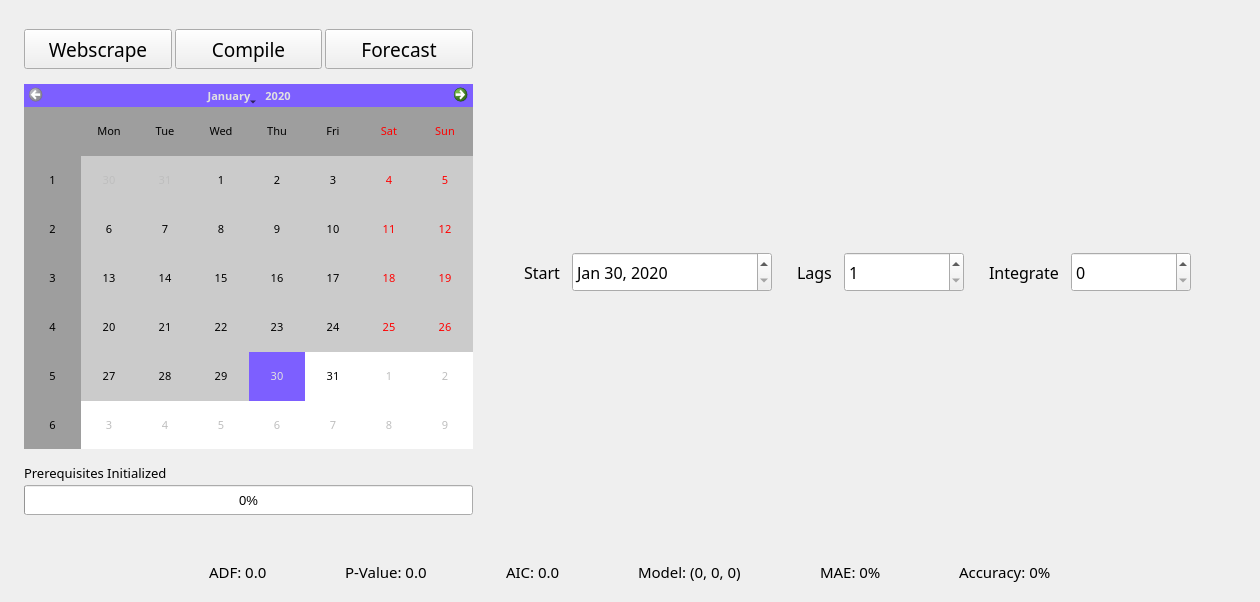
<?xml version="1.0" encoding="UTF-8"?>
<ui version="4.0">
 <class>MainWindow</class>
 <widget class="QMainWindow" name="MainWindow">
  <property name="geometry">
   <rect>
    <x>0</x>
    <y>0</y>
    <width>1260</width>
    <height>602</height>
   </rect>
  </property>
  <property name="minimumSize">
   <size>
    <width>1260</width>
    <height>602</height>
   </size>
  </property>
  <property name="font">
   <font>
    <pointsize>9</pointsize>
   </font>
  </property>
  <property name="windowTitle">
   <string>DYNARIMA - A COVID-19 ARIMA FORECASTING TOOL</string>
  </property>
  <property name="windowIcon">
   <iconset>
    <normaloff>DYNARIMA.png</normaloff>DYNARIMA.png</iconset>
  </property>
  <widget class="QWidget" name="centralwidget">
   <layout class="QGridLayout" name="gridLayout">
    <item row="0" column="0">
     <layout class="QVBoxLayout" name="verticalLayout_5">
      <item>
       <layout class="QHBoxLayout" name="horizontalLayout_2" stretch="3,5">
        <item>
         <layout class="QVBoxLayout" name="verticalLayout_3" stretch="0,0,0">
          <property name="spacing">
           <number>15</number>
          </property>
          <property name="leftMargin">
           <number>15</number>
          </property>
          <property name="topMargin">
           <number>20</number>
          </property>
          <item>
           <layout class="QHBoxLayout" name="btn_container">
            <property name="spacing">
             <number>3</number>
            </property>
            <item>
             <widget class="QPushButton" name="btn_webscrape">
              <property name="minimumSize">
               <size>
                <width>0</width>
                <height>40</height>
               </size>
              </property>
              <property name="font">
               <font>
                <family>Segoe UI Variable Display</family>
                <pointsize>14</pointsize>
               </font>
              </property>
              <property name="text">
               <string>Webscrape</string>
              </property>
             </widget>
            </item>
            <item>
             <widget class="QPushButton" name="btn_compile">
              <property name="minimumSize">
               <size>
                <width>0</width>
                <height>40</height>
               </size>
              </property>
              <property name="font">
               <font>
                <family>Segoe UI Variable Display</family>
                <pointsize>14</pointsize>
               </font>
              </property>
              <property name="text">
               <string>Compile</string>
              </property>
             </widget>
            </item>
            <item>
             <widget class="QPushButton" name="btn_forecast">
              <property name="minimumSize">
               <size>
                <width>0</width>
                <height>40</height>
               </size>
              </property>
              <property name="font">
               <font>
                <family>Segoe UI Variable Display</family>
                <pointsize>14</pointsize>
               </font>
              </property>
              <property name="text">
               <string>Forecast</string>
              </property>
             </widget>
            </item>
           </layout>
          </item>
          <item>
           <widget class="QCalendarWidget" name="calendar">
            <property name="minimumSize">
             <size>
              <width>0</width>
              <height>0</height>
             </size>
            </property>
            <property name="palette">
             <palette>
              <active>
               <colorrole role="Base">
                <brush brushstyle="SolidPattern">
                 <color alpha="255">
                  <red>255</red>
                  <green>255</green>
                  <blue>255</blue>
                 </color>
                </brush>
               </colorrole>
               <colorrole role="Window">
                <brush brushstyle="SolidPattern">
                 <color alpha="255">
                  <red>203</red>
                  <green>203</green>
                  <blue>203</blue>
                 </color>
                </brush>
               </colorrole>
               <colorrole role="Highlight">
                <brush brushstyle="SolidPattern">
                 <color alpha="255">
                  <red>125</red>
                  <green>95</green>
                  <blue>255</blue>
                 </color>
                </brush>
               </colorrole>
               <colorrole role="HighlightedText">
                <brush brushstyle="SolidPattern">
                 <color alpha="255">
                  <red>225</red>
                  <green>225</green>
                  <blue>225</blue>
                 </color>
                </brush>
               </colorrole>
               <colorrole role="LinkVisited">
                <brush brushstyle="SolidPattern">
                 <color alpha="255">
                  <red>29</red>
                  <green>209</green>
                  <blue>161</blue>
                 </color>
                </brush>
               </colorrole>
               <colorrole role="AlternateBase">
                <brush brushstyle="SolidPattern">
                 <color alpha="255">
                  <red>158</red>
                  <green>158</green>
                  <blue>158</blue>
                 </color>
                </brush>
               </colorrole>
              </active>
              <inactive>
               <colorrole role="Base">
                <brush brushstyle="SolidPattern">
                 <color alpha="255">
                  <red>255</red>
                  <green>255</green>
                  <blue>255</blue>
                 </color>
                </brush>
               </colorrole>
               <colorrole role="Window">
                <brush brushstyle="SolidPattern">
                 <color alpha="255">
                  <red>203</red>
                  <green>203</green>
                  <blue>203</blue>
                 </color>
                </brush>
               </colorrole>
               <colorrole role="Highlight">
                <brush brushstyle="SolidPattern">
                 <color alpha="255">
                  <red>125</red>
                  <green>95</green>
                  <blue>255</blue>
                 </color>
                </brush>
               </colorrole>
               <colorrole role="HighlightedText">
                <brush brushstyle="SolidPattern">
                 <color alpha="255">
                  <red>225</red>
                  <green>225</green>
                  <blue>225</blue>
                 </color>
                </brush>
               </colorrole>
               <colorrole role="LinkVisited">
                <brush brushstyle="SolidPattern">
                 <color alpha="255">
                  <red>29</red>
                  <green>209</green>
                  <blue>161</blue>
                 </color>
                </brush>
               </colorrole>
               <colorrole role="AlternateBase">
                <brush brushstyle="SolidPattern">
                 <color alpha="255">
                  <red>158</red>
                  <green>158</green>
                  <blue>158</blue>
                 </color>
                </brush>
               </colorrole>
              </inactive>
              <disabled>
               <colorrole role="Base">
                <brush brushstyle="SolidPattern">
                 <color alpha="255">
                  <red>255</red>
                  <green>255</green>
                  <blue>255</blue>
                 </color>
                </brush>
               </colorrole>
               <colorrole role="Window">
                <brush brushstyle="SolidPattern">
                 <color alpha="255">
                  <red>203</red>
                  <green>203</green>
                  <blue>203</blue>
                 </color>
                </brush>
               </colorrole>
               <colorrole role="Highlight">
                <brush brushstyle="SolidPattern">
                 <color alpha="255">
                  <red>56</red>
                  <green>173</green>
                  <blue>169</blue>
                 </color>
                </brush>
               </colorrole>
               <colorrole role="HighlightedText">
                <brush brushstyle="SolidPattern">
                 <color alpha="255">
                  <red>225</red>
                  <green>225</green>
                  <blue>225</blue>
                 </color>
                </brush>
               </colorrole>
               <colorrole role="LinkVisited">
                <brush brushstyle="SolidPattern">
                 <color alpha="255">
                  <red>29</red>
                  <green>209</green>
                  <blue>161</blue>
                 </color>
                </brush>
               </colorrole>
               <colorrole role="AlternateBase">
                <brush brushstyle="SolidPattern">
                 <color alpha="255">
                  <red>158</red>
                  <green>158</green>
                  <blue>158</blue>
                 </color>
                </brush>
               </colorrole>
              </disabled>
             </palette>
            </property>
            <property name="font">
             <font>
              <family>Segoe UI Semibold</family>
              <pointsize>8</pointsize>
             </font>
            </property>
            <property name="cursor">
             <cursorShape>PointingHandCursor</cursorShape>
            </property>
            <property name="selectedDate">
             <date>
              <year>2020</year>
              <month>1</month>
              <day>30</day>
             </date>
            </property>
            <property name="minimumDate">
             <date>
              <year>2020</year>
              <month>1</month>
              <day>30</day>
             </date>
            </property>
            <property name="dateEditEnabled">
             <bool>true</bool>
            </property>
           </widget>
          </item>
          <item>
           <layout class="QVBoxLayout" name="progressbar_container">
            <property name="spacing">
             <number>3</number>
            </property>
            <property name="bottomMargin">
             <number>20</number>
            </property>
            <item>
             <widget class="QLabel" name="progressbar_text">
              <property name="font">
               <font>
                <family>Segoe UI Variable Display</family>
                <pointsize>10</pointsize>
               </font>
              </property>
              <property name="acceptDrops">
               <bool>false</bool>
              </property>
              <property name="autoFillBackground">
               <bool>false</bool>
              </property>
              <property name="text">
               <string>Prerequisites Initialized</string>
              </property>
             </widget>
            </item>
            <item>
             <widget class="QProgressBar" name="progressbar">
              <property name="minimumSize">
               <size>
                <width>0</width>
                <height>30</height>
               </size>
              </property>
              <property name="font">
               <font>
                <pointsize>10</pointsize>
               </font>
              </property>
              <property name="value">
               <number>0</number>
              </property>
             </widget>
            </item>
           </layout>
          </item>
         </layout>
        </item>
        <item>
         <layout class="QVBoxLayout" name="verticalLayout_4" stretch="0,1">
          <property name="spacing">
           <number>8</number>
          </property>
          <property name="topMargin">
           <number>20</number>
          </property>
          <property name="rightMargin">
           <number>20</number>
          </property>
          <property name="bottomMargin">
           <number>20</number>
          </property>
          <item>
           <layout class="QHBoxLayout" name="config_container" stretch="0,0,0,0,0,0,0,0,0,0">
            <property name="spacing">
             <number>12</number>
            </property>
            <property name="sizeConstraint">
             <enum>QLayout::SetDefaultConstraint</enum>
            </property>
            <property name="leftMargin">
             <number>5</number>
            </property>
            <item>
             <spacer name="horizontalSpacer_2">
              <property name="orientation">
               <enum>Qt::Horizontal</enum>
              </property>
              <property name="sizeHint" stdset="0">
               <size>
                <width>40</width>
                <height>20</height>
               </size>
              </property>
             </spacer>
            </item>
            <item>
             <widget class="QLabel" name="config_txt_startdate">
              <property name="font">
               <font>
                <family>Segoe UI Variable Display</family>
                <pointsize>12</pointsize>
               </font>
              </property>
              <property name="text">
               <string>Start</string>
              </property>
             </widget>
            </item>
            <item>
             <widget class="QDateEdit" name="config_startdate">
              <property name="minimumSize">
               <size>
                <width>200</width>
                <height>40</height>
               </size>
              </property>
              <property name="font">
               <font>
                <family>Segoe UI Variable Display</family>
                <pointsize>12</pointsize>
               </font>
              </property>
              <property name="minimumDate">
               <date>
                <year>2020</year>
                <month>1</month>
                <day>30</day>
               </date>
              </property>
              <property name="displayFormat">
               <string>MMM dd, yyyy</string>
              </property>
             </widget>
            </item>
            <item>
             <spacer name="config_spacer1">
              <property name="orientation">
               <enum>Qt::Horizontal</enum>
              </property>
              <property name="sizeHint" stdset="0">
               <size>
                <width>13</width>
                <height>46</height>
               </size>
              </property>
             </spacer>
            </item>
            <item>
             <widget class="QLabel" name="config_txt_lags">
              <property name="font">
               <font>
                <family>Segoe UI Variable Display</family>
                <pointsize>12</pointsize>
               </font>
              </property>
              <property name="text">
               <string>Lags</string>
              </property>
             </widget>
            </item>
            <item>
             <widget class="QSpinBox" name="config_lags">
              <property name="minimumSize">
               <size>
                <width>120</width>
                <height>40</height>
               </size>
              </property>
              <property name="font">
               <font>
                <family>Segoe UI Variable Display</family>
                <pointsize>12</pointsize>
               </font>
              </property>
              <property name="minimum">
               <number>1</number>
              </property>
             </widget>
            </item>
            <item>
             <spacer name="config_spacer2">
              <property name="orientation">
               <enum>Qt::Horizontal</enum>
              </property>
              <property name="sizeHint" stdset="0">
               <size>
                <width>13</width>
                <height>46</height>
               </size>
              </property>
             </spacer>
            </item>
            <item>
             <widget class="QLabel" name="config_txt_integrate">
              <property name="font">
               <font>
                <family>Segoe UI Variable Display</family>
                <pointsize>12</pointsize>
               </font>
              </property>
              <property name="text">
               <string>Integrate</string>
              </property>
             </widget>
            </item>
            <item>
             <widget class="QSpinBox" name="config_integrate">
              <property name="minimumSize">
               <size>
                <width>120</width>
                <height>40</height>
               </size>
              </property>
              <property name="font">
               <font>
                <family>Segoe UI Variable Display</family>
                <pointsize>12</pointsize>
               </font>
              </property>
             </widget>
            </item>
            <item>
             <spacer name="horizontalSpacer_6">
              <property name="orientation">
               <enum>Qt::Horizontal</enum>
              </property>
              <property name="sizeHint" stdset="0">
               <size>
                <width>40</width>
                <height>20</height>
               </size>
              </property>
             </spacer>
            </item>
           </layout>
          </item>
          <item>
           <layout class="QVBoxLayout" name="matplot_container">
            <property name="spacing">
             <number>0</number>
            </property>
            <property name="topMargin">
             <number>0</number>
            </property>
           </layout>
          </item>
         </layout>
        </item>
       </layout>
      </item>
      <item>
       <layout class="QHBoxLayout" name="info_container">
        <property name="spacing">
         <number>15</number>
        </property>
        <property name="sizeConstraint">
         <enum>QLayout::SetDefaultConstraint</enum>
        </property>
        <property name="leftMargin">
         <number>200</number>
        </property>
        <property name="topMargin">
         <number>20</number>
        </property>
        <property name="rightMargin">
         <number>200</number>
        </property>
        <property name="bottomMargin">
         <number>10</number>
        </property>
        <item>
         <widget class="QLabel" name="info_txt_adf">
          <property name="font">
           <font>
            <family>Segoe UI Variable Display</family>
            <pointsize>11</pointsize>
           </font>
          </property>
          <property name="text">
           <string>ADF: 0.0</string>
          </property>
          <property name="indent">
           <number>0</number>
          </property>
         </widget>
        </item>
        <item>
         <spacer name="horizontalSpacer">
          <property name="orientation">
           <enum>Qt::Horizontal</enum>
          </property>
          <property name="sizeHint" stdset="0">
           <size>
            <width>40</width>
            <height>20</height>
           </size>
          </property>
         </spacer>
        </item>
        <item>
         <widget class="QLabel" name="info_txt_pvalue">
          <property name="font">
           <font>
            <family>Segoe UI Variable Display</family>
            <pointsize>11</pointsize>
           </font>
          </property>
          <property name="text">
           <string>P-Value: 0.0</string>
          </property>
          <property name="indent">
           <number>0</number>
          </property>
         </widget>
        </item>
        <item>
         <spacer name="info_spacer_2">
          <property name="font">
           <font>
            <pointsize>11</pointsize>
           </font>
          </property>
          <property name="orientation">
           <enum>Qt::Horizontal</enum>
          </property>
          <property name="sizeHint" stdset="0">
           <size>
            <width>13</width>
            <height>17</height>
           </size>
          </property>
         </spacer>
        </item>
        <item>
         <widget class="QLabel" name="info_txt_aic">
          <property name="font">
           <font>
            <family>Segoe UI Variable Display</family>
            <pointsize>11</pointsize>
           </font>
          </property>
          <property name="text">
           <string>AIC: 0.0</string>
          </property>
          <property name="indent">
           <number>0</number>
          </property>
         </widget>
        </item>
        <item>
         <spacer name="horizontalSpacer_3">
          <property name="orientation">
           <enum>Qt::Horizontal</enum>
          </property>
          <property name="sizeHint" stdset="0">
           <size>
            <width>40</width>
            <height>20</height>
           </size>
          </property>
         </spacer>
        </item>
        <item>
         <widget class="QLabel" name="info_txt_model">
          <property name="font">
           <font>
            <family>Segoe UI Variable Display</family>
            <pointsize>11</pointsize>
           </font>
          </property>
          <property name="text">
           <string>Model: (0, 0, 0)</string>
          </property>
          <property name="indent">
           <number>0</number>
          </property>
         </widget>
        </item>
        <item>
         <spacer name="horizontalSpacer_4">
          <property name="orientation">
           <enum>Qt::Horizontal</enum>
          </property>
          <property name="sizeHint" stdset="0">
           <size>
            <width>40</width>
            <height>20</height>
           </size>
          </property>
         </spacer>
        </item>
        <item>
         <widget class="QLabel" name="info_txt_mae">
          <property name="font">
           <font>
            <family>Segoe UI Variable Display</family>
            <pointsize>11</pointsize>
           </font>
          </property>
          <property name="text">
           <string>MAE: 0%</string>
          </property>
          <property name="indent">
           <number>0</number>
          </property>
         </widget>
        </item>
        <item>
         <spacer name="horizontalSpacer_5">
          <property name="orientation">
           <enum>Qt::Horizontal</enum>
          </property>
          <property name="sizeHint" stdset="0">
           <size>
            <width>40</width>
            <height>20</height>
           </size>
          </property>
         </spacer>
        </item>
        <item>
         <widget class="QLabel" name="info_txt_accuracy">
          <property name="font">
           <font>
            <family>Segoe UI Variable Display</family>
            <pointsize>11</pointsize>
           </font>
          </property>
          <property name="text">
           <string>Accuracy: 0%</string>
          </property>
          <property name="indent">
           <number>0</number>
          </property>
         </widget>
        </item>
       </layout>
      </item>
     </layout>
    </item>
   </layout>
  </widget>
 </widget>
 <resources/>
 <connections/>
</ui>
